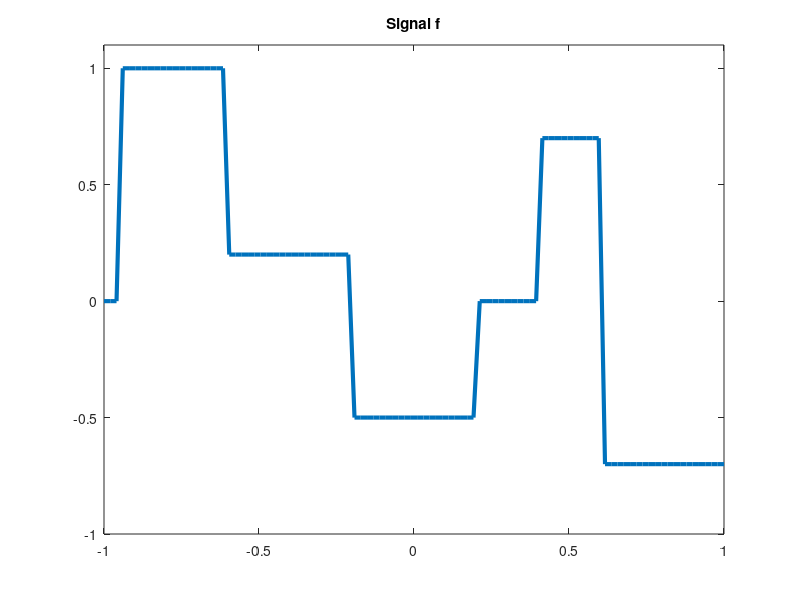
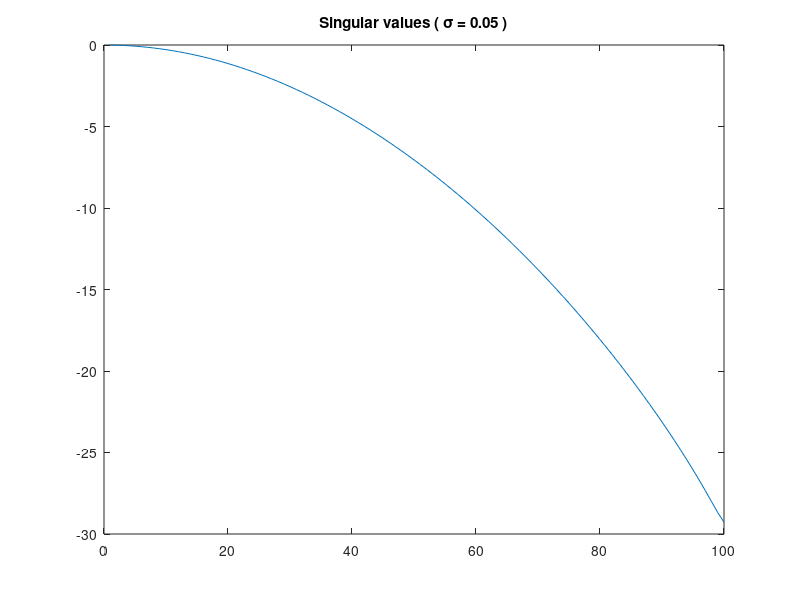
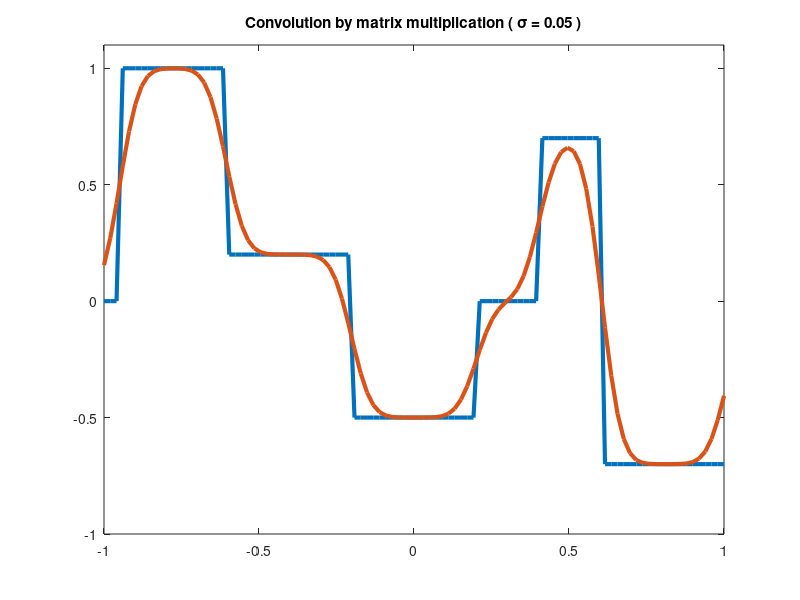
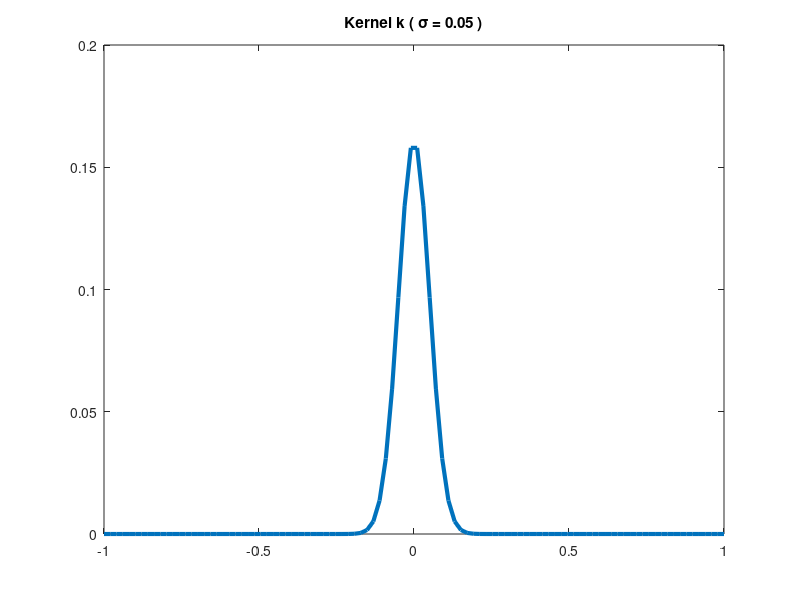

Write the MATLAB code that produced these figures, in order.
close all, clear,

%Number of evaluation points and grid
n=100; 
xx = linspace(-1,1,n);
%Init function as zeros
f = zeros(n,1);

%Create function
f(xx>-0.95 & xx<=-0.6) = 1;
f(xx>-0.6 & xx<=-0.2) = 0.2;
f(xx>-0.2 & xx<=0.2) = -0.5;
f(xx>0.4 & xx<=0.6) = 0.7;
f(xx>0.6 & xx<=1) = -0.7;

%plot function
figure(1), clf
plot(xx,f,'linewidth',3), hold on
set(gca,'ylim',[-1,1.1])
title('Signal f')
%% Define the convolution kernel

sigma_arry = [0.05,0.1,0.2];  % Sigma values


deltaX = xx(2)-xx(1); %grid size
plotIndex = 1;

G = zeros(length(sigma_arry),length(xx))

for sigmaIndex =1: length(sigma_arry)
%sigmaIndex = sigmaIndex + 1;
sigma = sigma_arry(sigmaIndex);
convKer=@(x,sigma) deltaX/(sqrt(2*pi)*sigma)*exp(-(x).^2 / (2*sigma^2)  );

for j = 1:length(xx)
G(sigmaIndex,j) = convKer( xx(j),sigma); 
end

A = zeros(length(sigma_arry),n,n);


for p = 1: n
    for q = 1 : n 
       A(sigmaIndex,p,q) =  deltaX/(sqrt(2*pi)*sigma)*exp(-(xx(p)-xx(q)).^2 / (2*sigma^2)  );
    end
end

A_sq= squeeze(A(sigmaIndex,:,:));
[U,W,V] = svd(A_sq);

rank_A = rank(A_sq)
diag_vec = diag(W);
non_zero = diag_vec(1:rank_A);
plotIndex = plotIndex+1;
figure(plotIndex), clf
plot((1:rank_A),log(non_zero));
title(['Singular values ( \sigma = ' num2str(sigma) ' )'])


g_conv = f'*A_sq;
plotIndex = plotIndex+1;
figure(plotIndex), clf
plot(xx,f,'linewidth',3), hold on
set(gca,'ylim',[-1,1.1])
plot(xx,g_conv,'linewidth',3)
title(['Convolution by matrix multiplication ( \sigma = ' num2str(sigma) ' )'])

%plot function
plotIndex = plotIndex+1;
figure(plotIndex), clf
plot(xx,convKer(xx,sigma),'linewidth',3)
title(['Kernel k ( \sigma = ' num2str(sigma) ' )'])

%% Convolution by multiplication in Fourier space
%close all;
g = conv(f,convKer(xx,sigma),'same');
%Fourier transformations of f and k
Ffx=fftshift(fft(fftshift(f)));
Fker=fftshift(fft(fftshift(convKer(xx,sigma))));

g_byF=(fftshift(ifft(fftshift(Ffx.*Fker.'))));
 
plotIndex = plotIndex+1;
figure(plotIndex), clf
plot(xx,f,'linewidth',3), hold on
plot(xx,g,'linewidth',3)
plot(xx,g_byF,'g--','linewidth',3);
set(gca,'ylim',[-1 1.1])
title(['Convolution by multiplication Fourier Space ( \sigma = ' num2str(sigma) ' )'])

end
 
